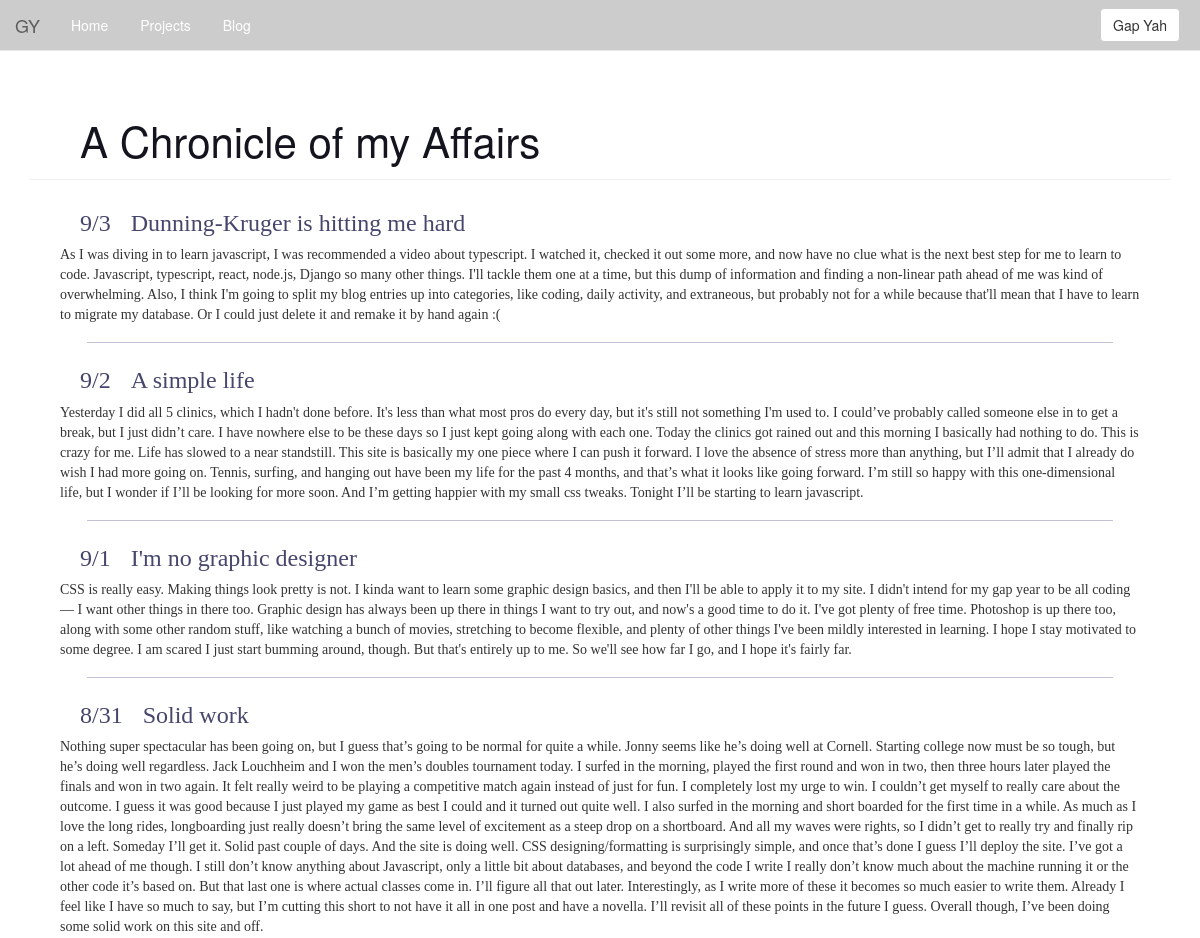
/blog (upper part), run on an earlier commit of the app's database.
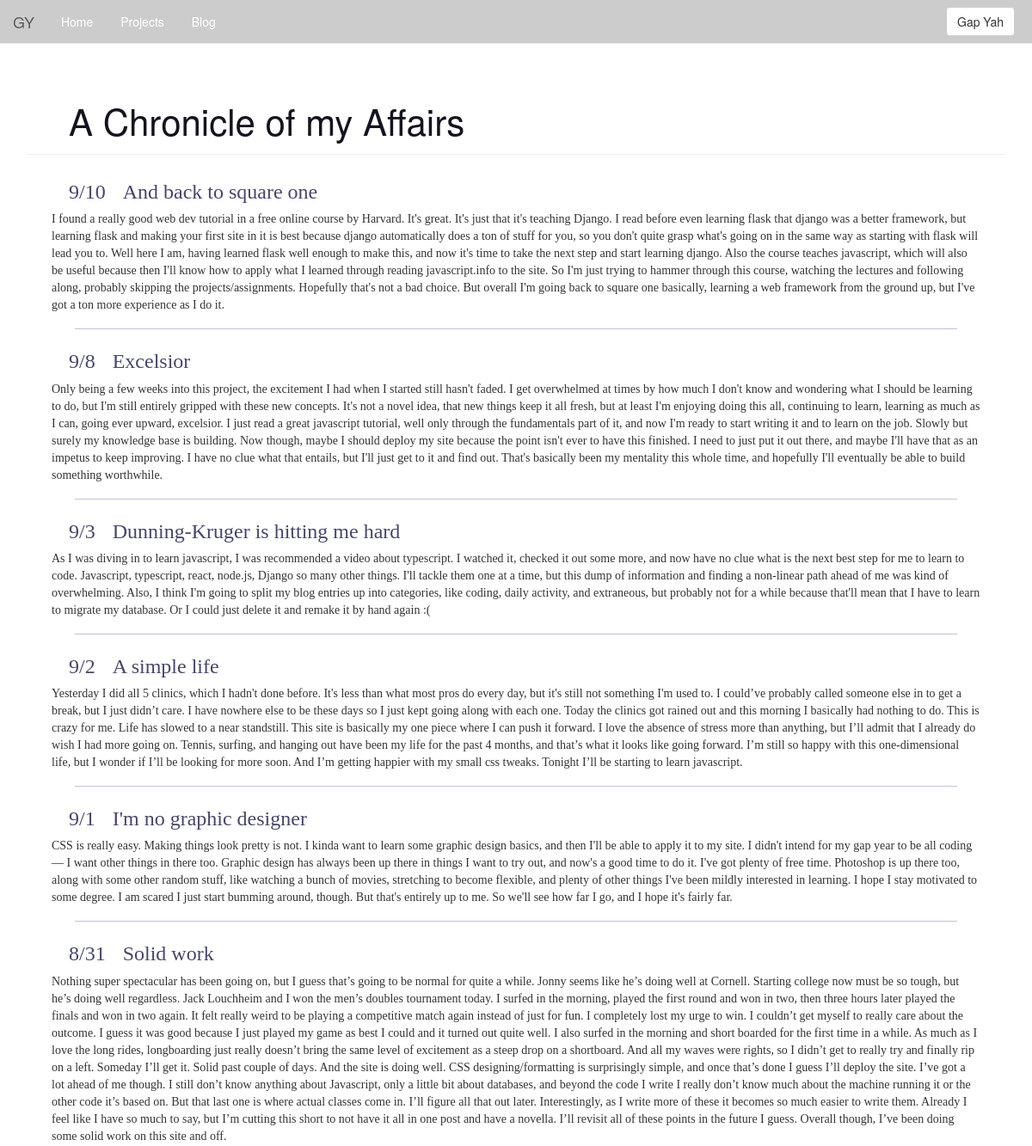
And on a later commit of the database.
### mysite/models.py (models this page shows, shortened)
class Post(db.Model):
	title = db.Column(db.String, nullable=False, primary_key=True)
	date_posted = db.Column(db.DateTime, nullable=False, default=datetime.utcnow)
	content = db.Column(db.Text, nullable=False)

### mysite/routes.py (the view)
@app.route('/blog')
def blog():
	posts = Post.query.all()
	return render_template('blog.html', title='GY Blog', posts=posts)

### mysite/templates/blog.html (shortened to what this page needs)
{% extends "layout.html" %}
{% block content %}
	<div class="page-header">A Chronicle of my Affairs</div>
	<div class="blog-page">
		{% for post in posts[::-1] %}
			<div class="blog-entry">
				<span class="blog-date">{{ post.date_posted.month }}/{{post.date_posted.day }}</span><span class="blog-title">{{ post.title }}</span>
				<p class="blog-content">{{ post.content }}</p>
			</div>
			<hr class="solid">
		{% endfor %}
	</div>
	<br>
{% endblock content %}

What changed in the data, as far as the page shows it:
added Post: date_posted.month "9", date_posted.day "10", title "And back to square one", content "I found a really good web dev tutorial in a free online course by Harvard. It's great. It's just that it's teaching Django. I read before even learning flask that django was a better framework, but learning flask and making your first site in it is best because django automatically does a ton of stuff for you, so you don't quite grasp what's going on in the same way as starting with flask will lead you to. Well here I am, having learned flask well enough to make this, and now it's time to take the next step and start learning django. Also the course teaches javascript, which will also be useful because then I'll know how to apply what I learned through reading javascript.info to the site.…"
added Post: date_posted.month "9", date_posted.day "8", title "Excelsior", content "Only being a few weeks into this project, the excitement I had when I started still hasn't faded. I get overwhelmed at times by how much I don't know and wondering what I should be learning to do, but I'm still entirely gripped with these new concepts. It's not a novel idea, that new things keep it all fresh, but at least I'm enjoying doing this all, continuing to learn, learning as much as I can, going ever upward, excelsior. I just read a great javascript tutorial, well only through the fundamentals part of it, and now I'm ready to start writing it and to learn on the job. Slowly but surely my knowledge base is building. Now though, maybe I should deploy my site because the point isn't…"
